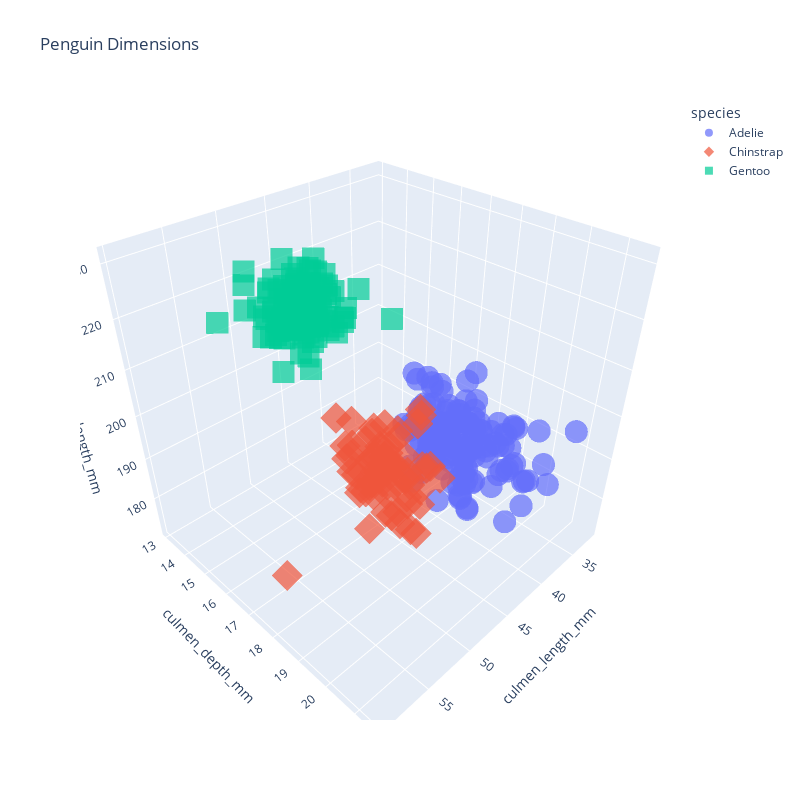

The notebook cell saved with this chart:
### Code cell
import pandas as pd
import matplotlib.pyplot as plt
import plotly.express as px

# Load the data
df = pd.read_csv('../../../data/penguins.csv')
df = df.dropna()

fig = plt.figure(figsize=(15, 10))
ax = plt.axes(projection='3d')

# Scatter plot
ax.scatter(df['culmen_length_mm'], df['culmen_depth_mm'], df['flipper_length_mm'], c='green', s=50)

ax.set_xlabel('Culmen Length (mm)')
ax.set_ylabel('Culmen Depth (mm)')
ax.set_zlabel('Flipper Length (mm)')
plt.title("Penguin Dimensions")
plt.show()

fig = px.scatter_3d(df, x='culmen_length_mm', y='culmen_depth_mm', z='flipper_length_mm', color='species',
symbol='species', size_max=10, opacity=0.7, width=800, height=800, title='Penguin Dimensions')
fig.show()

### Figure 1 — Plotly figure (JSON) as saved in the notebook; plotly's stock layout.template omitted (floating-point values rounded to 4 significant figures; data arrays with more than 128 entries replaced by an {"elided": "..."} marker saying what was removed)
{"data": [{"hovertemplate": "species=Adelie<br>culmen_length_mm=%{x}<br>culmen_depth_mm=%{y}<br>flipper_length_mm=%{z}<extra></extra>", "legendgroup": "Adelie", "marker": {"color": "#636efa", "opacity": 0.7, "symbol": "circle"}, "mode": "markers", "name": "Adelie", "scene": "scene", "showlegend": true, "x": {"elided": "146 float values"}, "y": {"elided": "146 float values"}, "z": {"elided": "146 int values"}, "type": "scatter3d"}, {"hovertemplate": "species=Chinstrap<br>culmen_length_mm=%{x}<br>culmen_depth_mm=%{y}<br>flipper_length_mm=%{z}<extra></extra>", "legendgroup": "Chinstrap", "marker": {"color": "#EF553B", "opacity": 0.7, "symbol": "diamond"}, "mode": "markers", "name": "Chinstrap", "scene": "scene", "showlegend": true, "x": [46.5, 50, 51.3, 45.4, 52.7, 45.2, 46.1, 51.3, 46, 51.3, 46.6, 51.7, 47, 52, 45.9, 50.5, 50.3, 58, 46.4, 49.2, 42.4, 48.5, 43.2, 50.6, 46.7, 52, 50.5, 49.5, 46.4, 52.8, 40.9, 54.2, 42.5, 51, 49.7, 47.5, 47.6, 52, 46.9, 53.5, 49, 46.2, 50.9, 45.5, 50.9, 50.8, 50.1, 49, 51.5, 49.8, 48.1, 51.4, 45.7, 50.7, 42.5, 52.2, 45.2, 49.3, 50.2, 45.6, 51.9, 46.8, 45.7, 55.8, 43.5, 49.6, 50.8, 50.2], "y": [17.9, 19.5, 19.2, 18.7, 19.8, 17.8, 18.2, 18.2, 18.9, 19.9, 17.8, 20.3, 17.3, 18.1, 17.1, 19.6, 20, 17.8, 18.6, 18.2, 17.3, 17.5, 16.6, 19.4, 17.9, 19, 18.4, 19, 17.8, 20, 16.6, 20.8, 16.7, 18.8, 18.6, 16.8, 18.3, 20.7, 16.6, 19.9, 19.5, 17.5, 19.1, 17, 17.9, 18.5, 17.9, 19.6, 18.7, 17.3, 16.4, 19, 17.3, 19.7, 17.3, 18.8, 16.6, 19.9, 18.8, 19.4, 19.5, 16.5, 17, 19.8, 18.1, 18.2, 19, 18.7], "z": [192, 196, 193, 188, 197, 198, 178, 197, 195, 198, 193, 194, 185, 201, 190, 201, 197, 181, 190, 195, 181, 191, 187, 193, 195, 197, 200, 200, 191, 205, 187, 201, 187, 203, 195, 199, 195, 210, 192, 205, 210, 187, 196, 196, 196, 201, 190, 212, 187, 198, 199, 201, 193, 203, 187, 197, 191, 203, 202, 194, 206, 189, 195, 207, 202, 193, 210, 198], "type": "scatter3d"}, {"hovertemplate": "species=Gentoo<br>culmen_length_mm=%{x}<br>culmen_depth_mm=%{y}<br>flipper_length_mm=%{z}<extra></extra>", "legendgroup": "Gentoo", "marker": {"color": "#00cc96", "opacity": 0.7, "symbol": "square"}, "mode": "markers", "name": "Gentoo", "scene": "scene", "showlegend": true, "x": [46.1, 50, 48.7, 50, 47.6, 46.5, 45.4, 46.7, 43.3, 46.8, 40.9, 49, 45.5, 48.4, 45.8, 49.3, 42, 49.2, 46.2, 48.7, 50.2, 45.1, 46.5, 46.3, 42.9, 46.1, 47.8, 48.2, 50, 47.3, 42.8, 45.1, 59.6, 49.1, 48.4, 42.6, 44.4, 44, 48.7, 42.7, 49.6, 45.3, 49.6, 50.5, 43.6, 45.5, 50.5, 44.9, 45.2, 46.6, 48.5, 45.1, 50.1, 46.5, 45, 43.8, 45.5, 43.2, 50.4, 45.3, 46.2, 45.7, 54.3, 45.8, 49.8, 49.5, 43.5, 50.7, 47.7, 46.4, 48.2, 46.5, 46.4, 48.6, 47.5, 51.1, 45.2, 45.2, 49.1, 52.5, 47.4, 50, 44.9, 50.8, 43.4, 51.3, 47.5, 52.1, 47.5, 52.2, 45.5, 49.5, 44.5, 50.8, 49.4, 46.9, 48.4, 51.1, 48.5, 55.9, 47.2, 49.1, 46.8, 41.7, 53.4, 43.3, 48.1, 50.5, 49.8, 43.5, 51.5, 46.2, 55.1, 44.5, 48.8, 47.2, 46.8, 50.4, 45.2, 49.9], "y": [13.2, 16.3, 14.1, 15.2, 14.5, 13.5, 14.6, 15.3, 13.4, 15.4, 13.7, 16.1, 13.7, 14.6, 14.6, 15.7, 13.5, 15.2, 14.5, 15.1, 14.3, 14.5, 14.5, 15.8, 13.1, 15.1, 15, 14.3, 15.3, 15.3, 14.2, 14.5, 17, 14.8, 16.3, 13.7, 17.3, 13.6, 15.7, 13.7, 16, 13.7, 15, 15.9, 13.9, 13.9, 15.9, 13.3, 15.8, 14.2, 14.1, 14.4, 15, 14.4, 15.4, 13.9, 15, 14.5, 15.3, 13.8, 14.9, 13.9, 15.7, 14.2, 16.8, 16.2, 14.2, 15, 15, 15.6, 15.6, 14.8, 15, 16, 14.2, 16.3, 13.8, 16.4, 14.5, 15.6, 14.6, 15.9, 13.8, 17.3, 14.4, 14.2, 14, 17, 15, 17.1, 14.5, 16.1, 14.7, 15.7, 15.8, 14.6, 14.4, 16.5, 15, 17, 15.5, 15, 16.1, 14.7, 15.8, 14, 15.1, 15.2, 15.9, 15.2, 16.3, 14.1, 16, 15.7, 16.2, 13.7, 14.3, 15.7, 14.8, 16.1], "z": [211, 230, 210, 218, 215, 210, 211, 219, 209, 215, 214, 216, 214, 213, 210, 217, 210, 221, 209, 222, 218, 215, 213, 215, 215, 215, 215, 210, 220, 222, 209, 207, 230, 220, 220, 213, 219, 208, 208, 208, 225, 210, 216, 222, 217, 210, 225, 213, 215, 210, 220, 210, 225, 217, 220, 208, 220, 208, 224, 208, 221, 214, 231, 219, 230, 229, 220, 223, 216, 221, 221, 217, 216, 230, 209, 220, 215, 223, 212, 221, 212, 224, 212, 228, 218, 218, 212, 230, 218, 228, 212, 224, 214, 226, 216, 222, 203, 225, 219, 228, 215, 228, 215, 210, 219, 208, 209, 216, 229, 213, 230, 217, 230, 217, 222, 214, 215, 222, 212, 213], "type": "scatter3d"}], "layout": {"scene": {"domain": {"x": [0, 1], "y": [0, 1]}, "xaxis": {"title": {"text": "culmen_length_mm"}}, "yaxis": {"title": {"text": "culmen_depth_mm"}}, "zaxis": {"title": {"text": "flipper_length_mm"}}}, "legend": {"title": {"text": "species"}, "tracegroupgap": 0}, "title": {"text": "Penguin Dimensions"}, "height": 800, "width": 800}}
